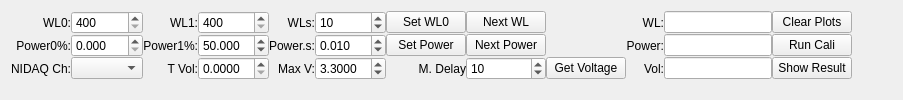
        <widget class="QWidget" name="tab_LaserCalibration">
         <attribute name="title">
          <string>AOTF Power Calibration</string>
         </attribute>
         <layout class="QVBoxLayout" name="verticalLayout_4" stretch="0,1">
          <property name="spacing">
           <number>0</number>
          </property>
          <item>
           <layout class="QHBoxLayout" name="horizontalLayout_20" stretch="0,1">
            <item>
             <layout class="QGridLayout" name="gridLayout_PCaliRun">
              <item row="1" column="5">
               <widget class="QDoubleSpinBox" name="doubleSpinBox_PCaliPower1Perc">
                <property name="decimals">
                 <number>3</number>
                </property>
                <property name="maximum">
                 <double>100.000000000000000</double>
                </property>
                <property name="value">
                 <double>50.000000000000000</double>
                </property>
               </widget>
              </item>
              <item row="2" column="9">
               <widget class="QSpinBox" name="spinBox_PCaliMDelay">
                <property name="toolTip">
                 <string>millisecond</string>
                </property>
                <property name="maximum">
                 <number>5000</number>
                </property>
                <property name="value">
                 <number>10</number>
                </property>
               </widget>
              </item>
              <item row="2" column="0" colspan="2">
               <widget class="QLabel" name="label_53">
                <property name="text">
                 <string>NIDAQ Ch:</string>
                </property>
                <property name="alignment">
                 <set>Qt::AlignRight|Qt::AlignTrailing|Qt::AlignVCenter</set>
                </property>
               </widget>
              </item>
              <item row="2" column="12">
               <widget class="QLineEdit" name="lineEdit_PCaliVol">
                <property name="readOnly">
                 <bool>true</bool>
                </property>
               </widget>
              </item>
              <item row="1" column="9">
               <widget class="QPushButton" name="pushButton_PCaliNextPower">
                <property name="text">
                 <string>Next Power</string>
                </property>
               </widget>
              </item>
              <item row="0" column="7">
               <widget class="QSpinBox" name="spinBox_PCaliWLs">
                <property name="keyboardTracking">
                 <bool>false</bool>
                </property>
                <property name="minimum">
                 <number>1</number>
                </property>
                <property name="maximum">
                 <number>500</number>
                </property>
                <property name="singleStep">
                 <number>10</number>
                </property>
                <property name="value">
                 <number>10</number>
                </property>
               </widget>
              </item>
              <item row="2" column="13">
               <widget class="QPushButton" name="pushButton_PCaliShowRes">
                <property name="text">
                 <string>Show Result</string>
                </property>
               </widget>
              </item>
              <item row="2" column="7">
               <widget class="QDoubleSpinBox" name="doubleSpinBox_PCaliMaxVol">
                <property name="decimals">
                 <number>4</number>
                </property>
                <property name="maximum">
                 <double>3.600000000000000</double>
                </property>
                <property name="value">
                 <double>3.300000000000000</double>
                </property>
               </widget>
              </item>
              <item row="2" column="2" colspan="2">
               <widget class="QComboBox" name="comboBox_PCCaliNIDAQCh"/>
              </item>
              <item row="0" column="13">
               <widget class="QPushButton" name="pushButton_PCaliClear">
                <property name="text">
                 <string>Clear Plots</string>
                </property>
               </widget>
              </item>
              <item row="1" column="7">
               <widget class="QDoubleSpinBox" name="doubleSpinBox_PCaliPowerSPerc">
                <property name="decimals">
                 <number>3</number>
                </property>
                <property name="minimum">
                 <double>0.001000000000000</double>
                </property>
                <property name="maximum">
                 <double>100.000000000000000</double>
                </property>
                <property name="value">
                 <double>0.010000000000000</double>
                </property>
               </widget>
              </item>
              <item row="2" column="8">
               <widget class="QLabel" name="label_28">
                <property name="toolTip">
                 <string>Measurement Delay</string>
                </property>
                <property name="text">
                 <string>M. Delay</string>
                </property>
                <property name="alignment">
                 <set>Qt::AlignRight|Qt::AlignTrailing|Qt::AlignVCenter</set>
                </property>
               </widget>
              </item>
              <item row="1" column="6">
               <widget class="QLabel" name="label_52">
                <property name="text">
                 <string>Power.s:</string>
                </property>
                <property name="alignment">
                 <set>Qt::AlignRight|Qt::AlignTrailing|Qt::AlignVCenter</set>
                </property>
               </widget>
              </item>
              <item row="2" column="10">
               <widget class="QPushButton" name="pushButton_PCaliGetVol">
                <property name="text">
                 <string>Get Voltage</string>
                </property>
               </widget>
              </item>
              <item row="0" column="8">
               <widget class="QPushButton" name="pushButton_PCaliSetWL">
                <property name="text">
                 <string>Set WL0</string>
                </property>
               </widget>
              </item>
              <item row="2" column="5">
               <widget class="QDoubleSpinBox" name="doubleSpinBox_PCaliVolTarget">
                <property name="decimals">
                 <number>4</number>
                </property>
                <property name="maximum">
                 <double>12.000000000000000</double>
                </property>
               </widget>
              </item>
              <item row="0" column="4">
               <widget class="QLabel" name="label_24">
                <property name="text">
                 <string>WL1:</string>
                </property>
                <property name="alignment">
                 <set>Qt::AlignRight|Qt::AlignTrailing|Qt::AlignVCenter</set>
                </property>
               </widget>
              </item>
              <item row="1" column="0" colspan="2">
               <widget class="QLabel" name="label_27">
                <property name="text">
                 <string>Power0%:</string>
                </property>
                <property name="alignment">
                 <set>Qt::AlignRight|Qt::AlignTrailing|Qt::AlignVCenter</set>
                </property>
               </widget>
              </item>
              <item row="2" column="11">
               <widget class="QLabel" name="label_55">
                <property name="text">
                 <string>Vol:</string>
                </property>
                <property name="alignment">
                 <set>Qt::AlignRight|Qt::AlignTrailing|Qt::AlignVCenter</set>
                </property>
               </widget>
              </item>
              <item row="0" column="9">
               <widget class="QPushButton" name="pushButton_PCaliNextWL">
                <property name="text">
                 <string>Next WL</string>
                </property>
               </widget>
              </item>
              <item row="1" column="11">
               <widget class="QLabel" name="label_51">
                <property name="text">
                 <string>Power:</string>
                </property>
                <property name="alignment">
                 <set>Qt::AlignRight|Qt::AlignTrailing|Qt::AlignVCenter</set>
                </property>
               </widget>
              </item>
              <item row="2" column="4">
               <widget class="QLabel" name="label_54">
                <property name="toolTip">
                 <string>Target Voltage:</string>
                </property>
                <property name="text">
                 <string>T Vol:</string>
                </property>
                <property name="alignment">
                 <set>Qt::AlignRight|Qt::AlignTrailing|Qt::AlignVCenter</set>
                </property>
               </widget>
              </item>
              <item row="1" column="2" colspan="2">
               <widget class="QDoubleSpinBox" name="doubleSpinBox_PCaliPower0Perc">
                <property name="decimals">
                 <number>3</number>
                </property>
                <property name="maximum">
                 <double>100.000000000000000</double>
                </property>
               </widget>
              </item>
              <item row="0" column="11">
               <widget class="QLabel" name="label_26">
                <property name="text">
                 <string>WL:</string>
                </property>
                <property name="alignment">
                 <set>Qt::AlignRight|Qt::AlignTrailing|Qt::AlignVCenter</set>
                </property>
               </widget>
              </item>
              <item row="0" column="0" colspan="2">
               <widget class="QLabel" name="label_23">
                <property name="text">
                 <string>WL0:</string>
                </property>
                <property name="alignment">
                 <set>Qt::AlignRight|Qt::AlignTrailing|Qt::AlignVCenter</set>
                </property>
               </widget>
              </item>
              <item row="0" column="12">
               <widget class="QLineEdit" name="lineEdit_PCaliWLCurr">
                <property name="readOnly">
                 <bool>true</bool>
                </property>
               </widget>
              </item>
              <item row="0" column="2" colspan="2">
               <widget class="QSpinBox" name="spinBox_PCaliWL0">
                <property name="keyboardTracking">
                 <bool>false</bool>
                </property>
                <property name="minimum">
                 <number>400</number>
                </property>
                <property name="maximum">
                 <number>2200</number>
                </property>
                <property name="singleStep">
                 <number>10</number>
                </property>
               </widget>
              </item>
              <item row="0" column="5">
               <widget class="QSpinBox" name="spinBox_PCaliWL1">
                <property name="keyboardTracking">
                 <bool>false</bool>
                </property>
                <property name="minimum">
                 <number>400</number>
                </property>
                <property name="maximum">
                 <number>2200</number>
                </property>
                <property name="singleStep">
                 <number>10</number>
                </property>
               </widget>
              </item>
              <item row="1" column="12">
               <widget class="QLineEdit" name="lineEdit_PCaliPowerCurr">
                <property name="readOnly">
                 <bool>true</bool>
                </property>
               </widget>
              </item>
              <item row="1" column="13">
               <widget class="QPushButton" name="pushButton_PCaliRun">
                <property name="text">
                 <string>Run Cali</string>
                </property>
               </widget>
              </item>
              <item row="0" column="6">
               <widget class="QLabel" name="label_25">
                <property name="text">
                 <string>WLs:</string>
                </property>
                <property name="alignment">
                 <set>Qt::AlignRight|Qt::AlignTrailing|Qt::AlignVCenter</set>
                </property>
               </widget>
              </item>
              <item row="1" column="4">
               <widget class="QLabel" name="label_57">
                <property name="text">
                 <string>Power1%:</string>
                </property>
                <property name="alignment">
                 <set>Qt::AlignRight|Qt::AlignTrailing|Qt::AlignVCenter</set>
                </property>
               </widget>
              </item>
              <item row="2" column="6">
               <widget class="QLabel" name="label_66">
                <property name="text">
                 <string>Max V:</string>
                </property>
                <property name="alignment">
                 <set>Qt::AlignRight|Qt::AlignTrailing|Qt::AlignVCenter</set>
                </property>
               </widget>
              </item>
              <item row="1" column="8">
               <widget class="QPushButton" name="pushButton_PCaliSetPower">
                <property name="text">
                 <string>Set Power</string>
                </property>
               </widget>
              </item>
             </layout>
            </item>
            <item>
             <spacer name="horizontalSpacer_13">
              <property name="orientation">
               <enum>Qt::Horizontal</enum>
              </property>
              <property name="sizeHint" stdset="0">
               <size>
                <width>40</width>
                <height>20</height>
               </size>
              </property>
             </spacer>
            </item>
           </layout>
          </item>
          <item>
           <widget class="PCaliPlotWidget" name="widget_PCaliPlot" native="true"/>
          </item>
         </layout>
        </widget>
